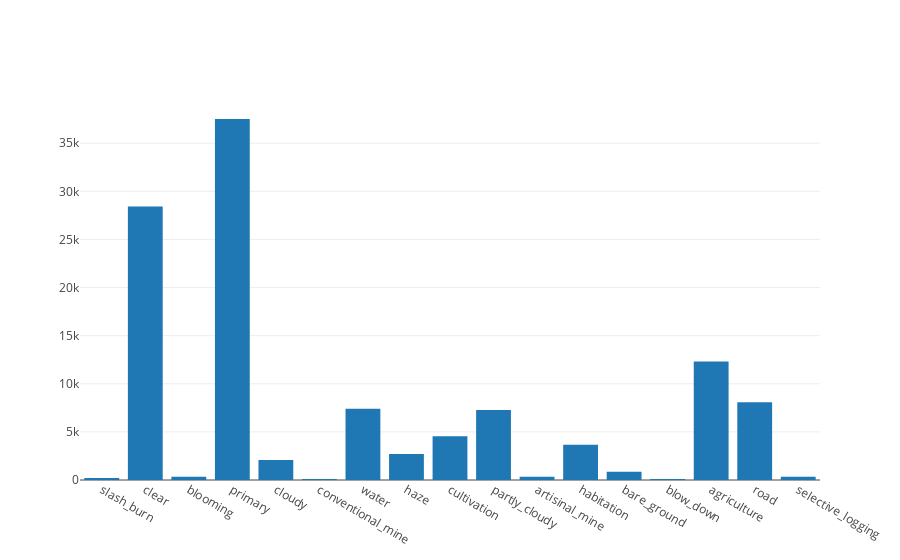

Notebook cell for this chart:
### Code cell
from collections import Counter, defaultdict
import plotly.offline as py
py.init_notebook_mode(connected=True)
import plotly.graph_objs as go
import plotly.tools as tls

labels = df_train['tags'].apply(lambda x: x.split(' '))
counts = defaultdict(int)
for l in labels:
    for l2 in l:
        counts[l2] += 1

tags = df_train['tags'].apply(lambda x: x.split(' '))
data=[go.Bar(x=list(counts.keys()), y=list(counts.values()))]
layout=dict(height=800, width=800, title='Distribution of training labels')
fig=dict(data=data, layout=layout)
py.iplot(data, filename='train-label-dist')

### Figure 1 — Plotly figure (JSON) as saved in the notebook; plotly's stock layout.template omitted (floating-point values rounded to 4 significant figures)
{"data": [{"type": "bar", "x": ["slash_burn", "clear", "blooming", "primary", "cloudy", "conventional_mine", "water", "haze", "cultivation", "partly_cloudy", "artisinal_mine", "habitation", "bare_ground", "blow_down", "agriculture", "road", "selective_logging"], "y": [209, 28431, 332, 37513, 2089, 100, 7411, 2697, 4547, 7261, 339, 3660, 862, 101, 12315, 8071, 340]}], "layout": {}}
